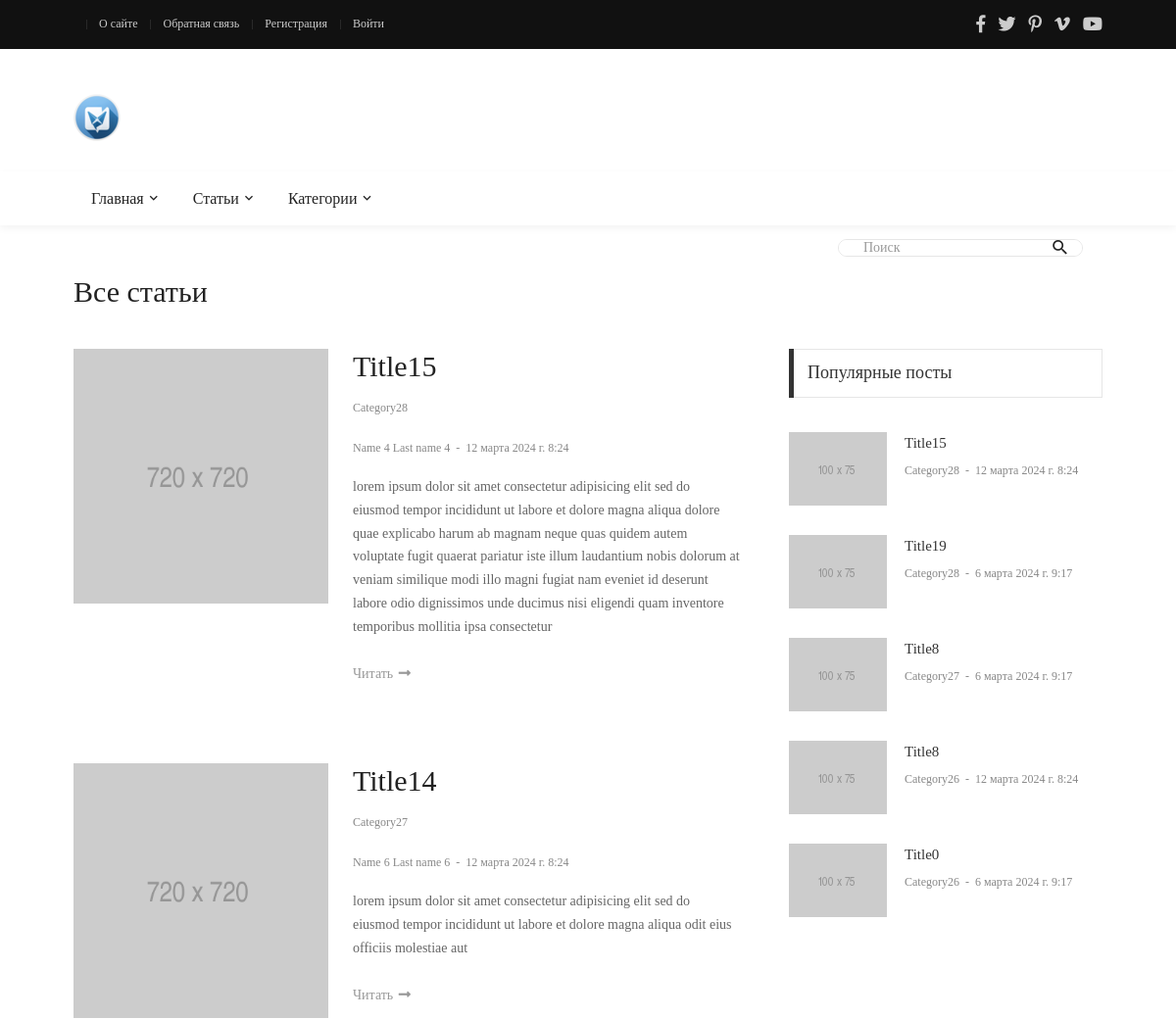
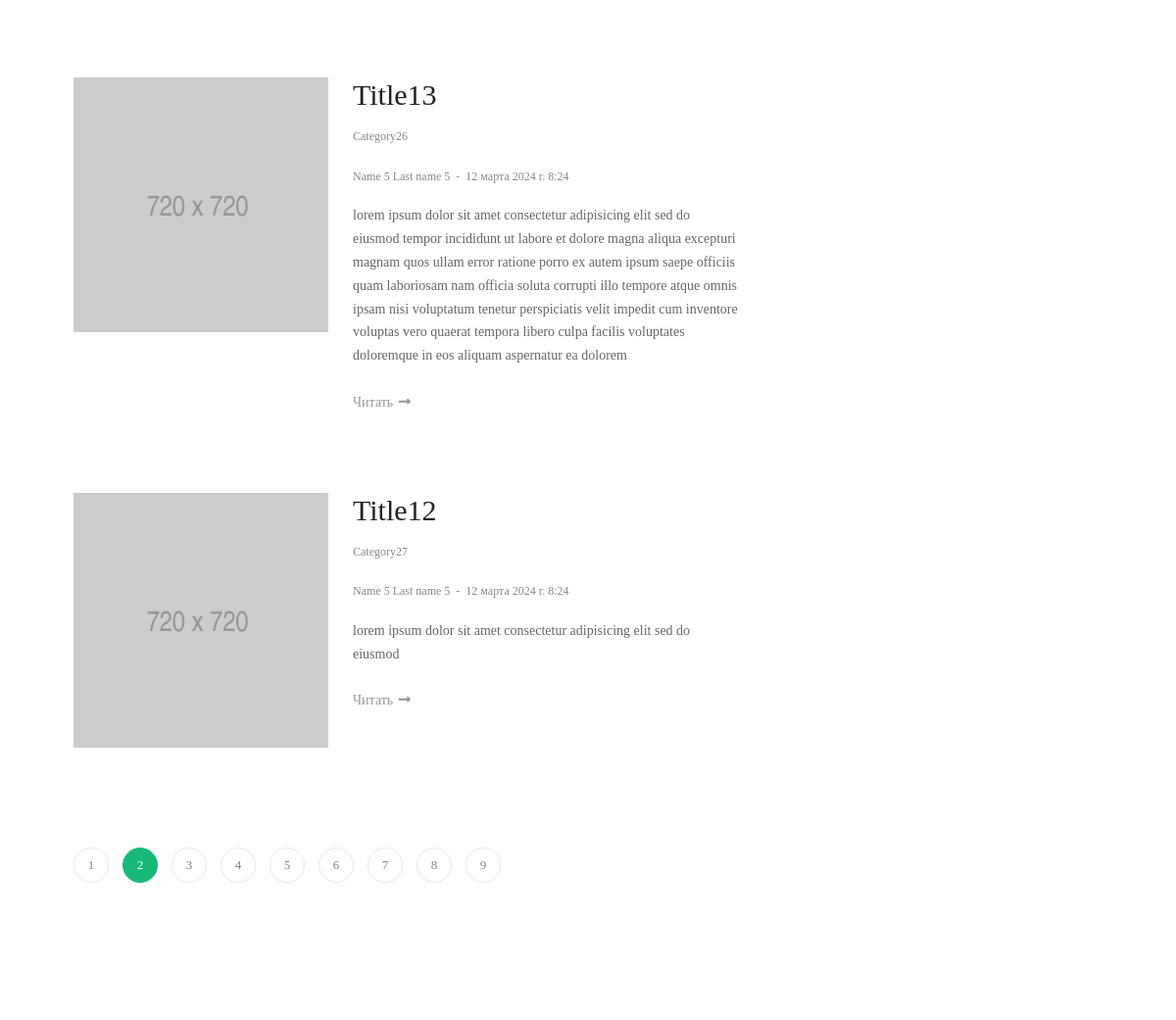
The page /posts/?page=2&search= (upper part) on the database as committed earlier (2 pictures, top to bottom).
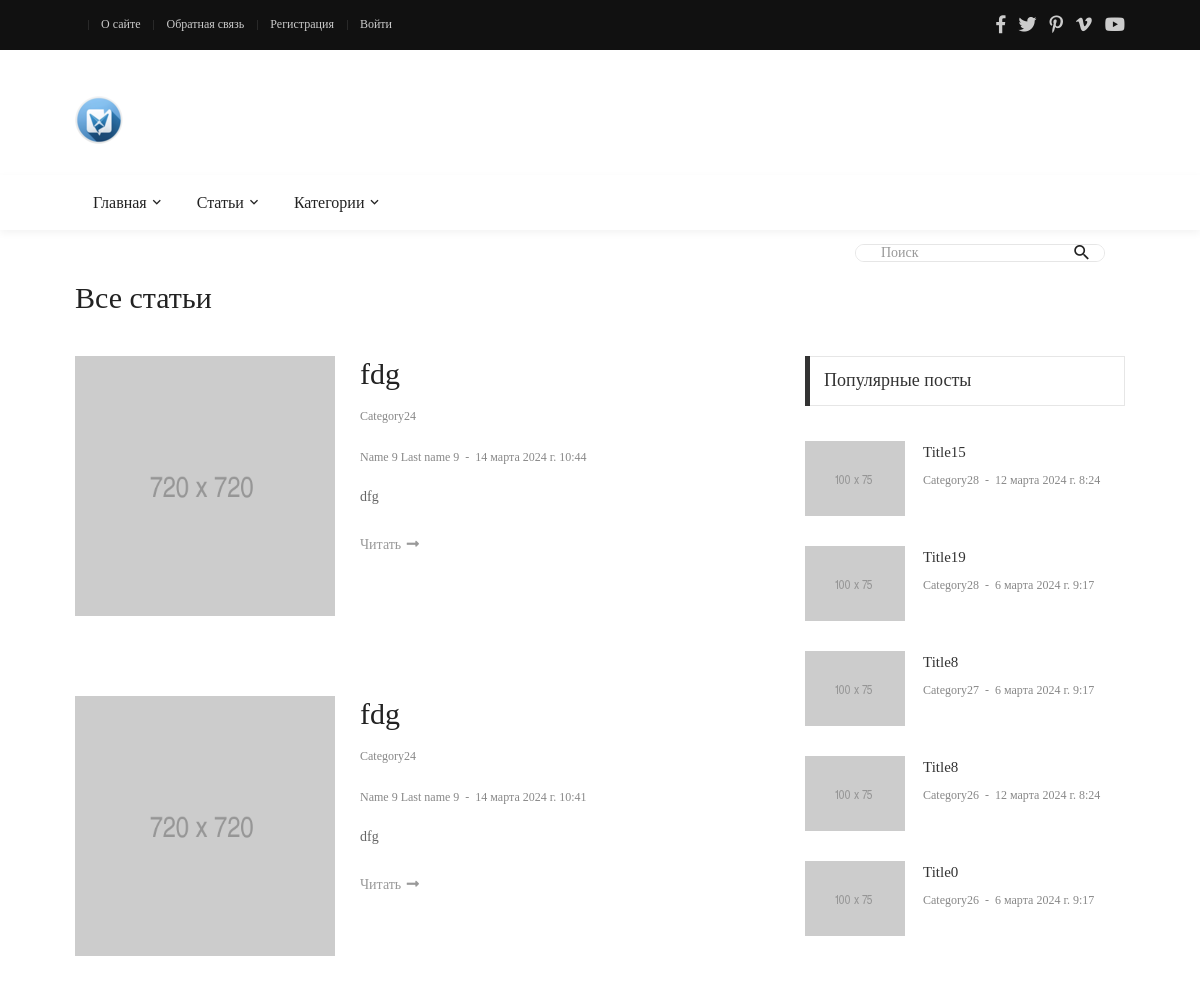
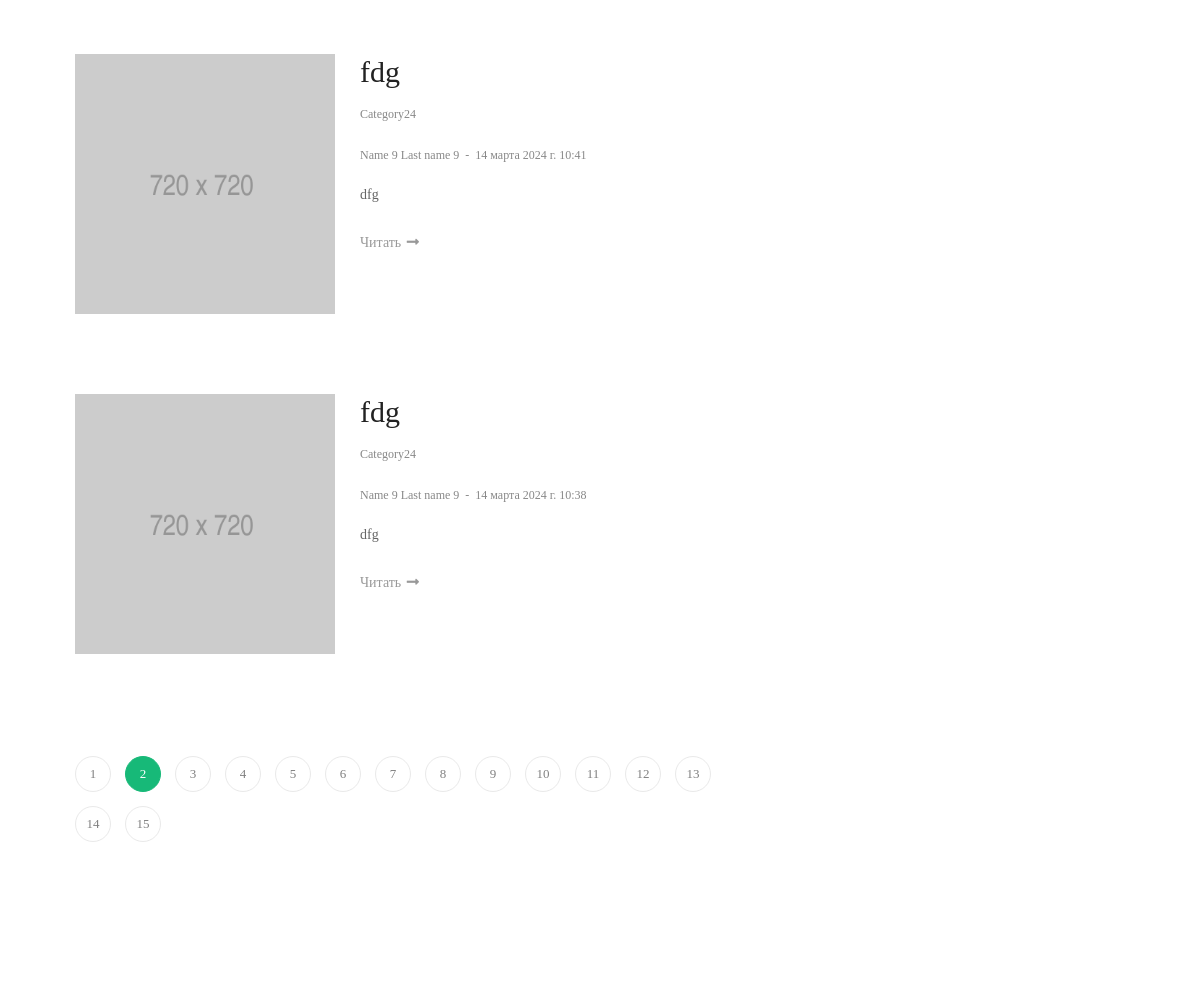
The same page on the database as committed later (2 pictures, top to bottom).
### blog/models.py (models this page shows, shortened)
class Article(models.Model):
    title = models.CharField(max_length=25, verbose_name='Заголовок')
    description = models.TextField(max_length=70, verbose_name='Описание', null=True, blank=True, default='')
    content = models.TextField(verbose_name='Содержание', null=True, blank=True)
    author = models.ForeignKey(Author, on_delete=models.CASCADE, verbose_name='Автор')
    category = models.ForeignKey(Category, on_delete=models.SET_NULL, verbose_name='Категория', null=True)
    views = models.IntegerField(default=0, verbose_name='Просмотры')
    is_published = models.BooleanField(default=False, verbose_name='Опубликовано')
    date_published = models.DateTimeField(auto_now_add=True, verbose_name='Дата публикации')
    change_date = models.DateTimeField(auto_now=True, verbose_name='Дата изменения')
    image = models.FileField(upload_to='images/', verbose_name='Превью', null=True, blank=True)
    fields = ['title', 'content', 'category', 'views']
    class Meta:
        ordering = ['-change_date']
        verbose_name = 'Статья'
        verbose_name_plural = 'Статьи'
    @admin.display(description="Автор")
    def author_full_name(self):
        return self.author.full_name
    @staticmethod
    def get_published_posts():
        return Article.objects.filter(is_published=True).all()
    def changed(self):
        if self.date_published != self.change_date:
            return True
        return False

class Category(models.Model):
    title = models.CharField(max_length=100, verbose_name='Название')
    class Meta:
        ordering = ['title']
        verbose_name = 'Категория'
        verbose_name_plural = 'Категории'
    @property
    def url_name(self):
        return "home"

class Author(models.Model):
    first_name = models.CharField(max_length=100, verbose_name='Имя')
    last_name = models.CharField(max_length=100, verbose_name='Фамилия')
    email = models.EmailField(verbose_name='Почта')
    bio = models.TextField(verbose_name='Биография', null=True, blank=True)
    birth_date = models.DateField(verbose_name='День рождения', null=True, blank=True)
    reg_date = models.DateTimeField(auto_now_add=True, verbose_name='Дата регистрации')
    change_date = models.DateTimeField(auto_now=True, verbose_name='Дата изменения')
    fields = ['first_name', 'last_name', 'email', 'bio', 'birth_date']
    @property
    def full_name(self):
        return f'{self.first_name} {self.last_name}'
    """CRUD функции"""
    class Meta:
        ordering = ['-change_date']
        verbose_name = 'Автор'
        verbose_name_plural = 'Авторы'

### blog/views.py (the view)
# urls.py: path("posts/", views.all_posts, name='posts'),
def all_posts(request):
    context = get_context()
    search_query = request.GET.get('search', '')
    if search_query:
        context['title'] = f'Поиск по запросу: "{search_query}"'
        context['search_query'] = search_query
        context['posts'] = models.Article.get_published_posts().filter(Q(title__icontains=search_query) |
                                                                       Q(description__icontains=search_query) |
                                                                       Q(content__icontains=search_query))
    else:
        context['title'] = 'Все статьи'
        context['posts'] = models.Article.get_published_posts()
    context['search'] = search_query
    paginator = Paginator(context['posts'], 4)
    page_number = request.GET.get('page') or 1
    page_obj = paginator.get_page(page_number)
    context['page_obj'] = page_obj
    context['page'] = int(page_number)
    return render(request, 'blog/blog-list-01.html', context)

### blog/views.py (called while the page is built)
def get_context():
    categories = models.Category.objects.all()
    pop_articles = models.Article.get_published_posts().order_by('-views')[:5]
    return {
        'menu': menu,
        'cats': categories,
        'top_menu': top_menu,
        'pop_posts': pop_articles,
        'search_form': forms.SearchForm
    }

### blog/templates/blog/blog-list-01.html (shortened to what the changed rows need)
{% extends 'base.html' %}
{% load static %}
{% block content %}
<div class="container p-t-4 p-b-40">
    <h2 class="f1-l-1 cl2">
        {{ title }}
    </h2>
</div>
<section class="bg0 p-b-55">
    <div class="container">
        <div class="row justify-content-center">
            <div class="col-md-10 col-lg-8 p-b-80">
                <div class="p-r-10 p-r-0-sr991">
                    {% for p in page_obj %}
                    <div class="m-t--40 p-b-40">
                        <div class="flex-wr-sb-s p-t-40 p-b-15 how-bor2">
                            <a href="blog-detail-02.html" class="size-w-8 wrap-pic-w hov1 trans-03 w-full-sr575 m-b-25">
                                <img src="{% static 'blog/images/post-43.jpg' %}" alt="IMG">
                            </a>
                            <div class="size-w-9 w-full-sr575 m-b-25">
                                <h5 class="p-b-12">
                                    <a href="blog-detail-02.html" class="f1-l-1 cl2 hov-cl10 trans-03 respon2">
                                        {{ p.title }}
                                    </a>
                                </h5>
                                <div class="cl8 p-b-18">
                                    <a href="#" class="f1-s-4 cl8 hov-cl10 trans-03">
                                        {{ p.category.title }}
                                    </a>
                                </div>
                                <div class="cl8 p-b-18">
                                    <a href="#" class="f1-s-4 cl8 hov-cl10 trans-03">
                                        {{ p.author.full_name }}
                                    </a>
                                    <span class="f1-s-3 m-rl-3">
											-
										</span>
                                    <span class="f1-s-3">
											{{ p.date_published }}
										</span>
                                </div>
                                <p class="f1-s-1 cl6 p-b-24">
                                    {{ p.description }}
                                </p>
                                <a href="{% url 'post' p.id %}" class="f1-s-1 cl9 hov-cl10 trans-03">
                                    Читать
                                    <i class="m-l-2 fa fa-long-arrow-alt-right"></i>
                                </a>
                            </div>
                        </div>
                    </div>
                    {% endfor %}
                    {% include 'blog/includes/pagination.html' with
                    page_obj=page_obj
                    page=page
                    search=search %}
                </div>
            </div>
            <div class="col-md-10 col-lg-4 p-b-80">
                <div class="p-l-10 p-rl-0-sr991">
                    <div>
                        <ul class="p-t-35">
                            {% for p in pop_posts %}
                            <li class="flex-wr-sb-s p-b-30">
                                <a href="#" class="size-w-10 wrap-pic-w hov1 trans-03">
                                    <img src="{% static 'blog/images/popular-post-04.jpg' %}" alt="IMG">
                                </a>
                                <div class="size-w-11">
                                    <h6 class="p-b-4">
                                        <a href="#" class="f1-s-5 cl3 hov-cl10 trans-03">
                                            {{ p.title }}
                                        </a>
                                    </h6>
                                    <span class="cl8 txt-center p-b-24">
											<a href="#" class="f1-s-6 cl8 hov-cl10 trans-03">
												{{  p.category.title }}
											</a>
											<span class="f1-s-3 m-rl-3">
												-
											</span>
											<span class="f1-s-3">
												{{ p.date_published }}
											</span>
										</span>
                                </div>
                            </li>
                            {% endfor %}
                        </ul>
                    </div>
                </div>
            </div>
        </div>
    </div>
</section>
{% endblock %}

Rows that differ between the two databases and show on the page:
no longer on this page (row unchanged): Article: title "Title14", category "Category27", author.full_name "Name 6 Last name 6", date_published "12 марта 2024 г. 8:24", description "lorem ipsum dolor sit amet consectetur adipisicing elit sed do eiusmod tempor incididunt ut labore et dolore magna aliqua odit eius officiis molestiae aut", shown under "Все статьи"
no longer on this page (row unchanged): Article: title "Title13", category "Category26", author.full_name "Name 5 Last name 5", date_published "12 марта 2024 г. 8:24", description "lorem ipsum dolor sit amet consectetur adipisicing elit sed do eiusmod tempor incididunt ut labore et dolore magna aliqua excepturi magnam quos ullam error ratione porro ex autem ipsum saepe officiis quam laboriosam nam officia soluta corrupti illo tempore atque omnis ipsam nisi voluptatum tenetur perspiciatis velit impedit cum inventore voluptas vero quaerat tempora libero culpa facilis voluptates doloremque in eos aliquam aspernatur ea dolorem", shown under "Все статьи"
no longer on this page (row unchanged): Article: title "Title12", category "Category27", author.full_name "Name 5 Last name 5", date_published "12 марта 2024 г. 8:24", description "lorem ipsum dolor sit amet consectetur adipisicing elit sed do eiusmod", shown under "Все статьи"
no longer on one of the page's lists (row unchanged): Article: title "Title15", category "Category28", author.full_name "Name 4 Last name 4", date_published "12 марта 2024 г. 8:24", description "lorem ipsum dolor sit amet consectetur adipisicing elit sed do eiusmod tempor incididunt ut labore et dolore magna aliqua dolore quae explicabo harum ab magnam neque quas quidem autem voluptate fugit quaerat pariatur iste illum laudantium nobis dolorum at veniam similique modi illo magni fugiat nam eveniet id deserunt labore odio dignissimos unde ducimus nisi eligendi quam inventore temporibus mollitia ipsa consectetur"
added Article: title "fdg", category "Category24", author.full_name "Name 9 Last name 9", date_published "14 марта 2024 г. 10:44", description "dfg", shown under "Все статьи"
added Article: title "fdg", category "Category24", author.full_name "Name 9 Last name 9", date_published "14 марта 2024 г. 10:41", description "dfg", shown under "Все статьи"
added Article: title "fdg", category "Category24", author.full_name "Name 9 Last name 9", date_published "14 марта 2024 г. 10:41", description "dfg", shown under "Все статьи"
added Article: title "fdg", category "Category24", author.full_name "Name 9 Last name 9", date_published "14 марта 2024 г. 10:38", description "dfg", shown under "Все статьи"
Other text that changed with them:
new list line: "10"
new list line: "11"
new list line: "12"
new list line: "13"
new list line: "14"
new list line: "15"
